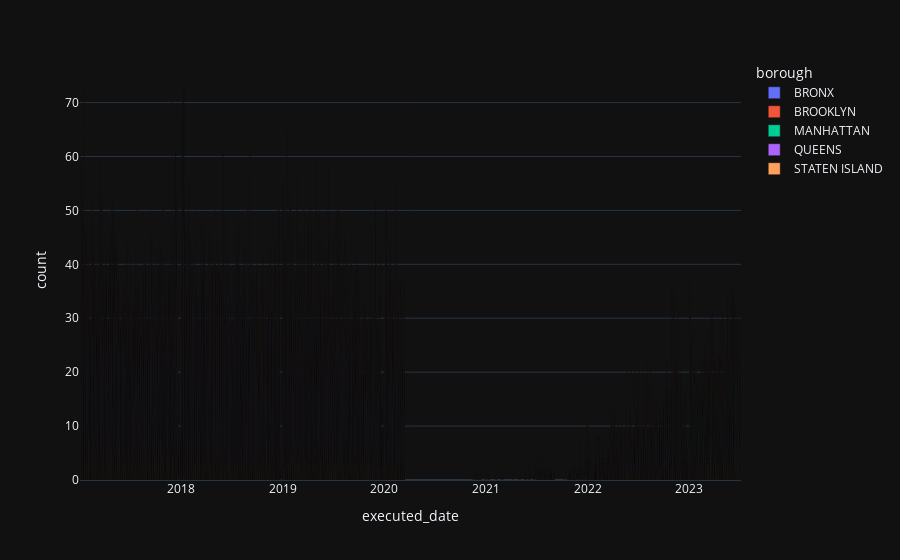

The notebook cell this image was saved under:
### Code cell
# Create bar plot using Plotly
fig = px.bar(counts_by_boro_fig, x='executed_date', y='count', color='borough', barmode='group')

# Display the plot
fig.show()

### Figure 1 — Plotly figure (JSON) as saved in the notebook; plotly's stock layout.template omitted (floating-point values rounded to 4 significant figures; data arrays with more than 128 entries replaced by an {"elided": "..."} marker saying what was removed)
{"data": [{"alignmentgroup": "True", "hovertemplate": "borough=BRONX<br>executed_date=%{x}<br>count=%{y}<extra></extra>", "legendgroup": "BRONX", "marker": {"color": "#636efa", "pattern": {"shape": ""}}, "name": "BRONX", "offsetgroup": "BRONX", "orientation": "v", "showlegend": true, "textposition": "auto", "type": "bar", "x": {"elided": "1264 str values"}, "xaxis": "x", "y": {"elided": "1264 int values"}, "yaxis": "y"}, {"alignmentgroup": "True", "hovertemplate": "borough=BROOKLYN<br>executed_date=%{x}<br>count=%{y}<extra></extra>", "legendgroup": "BROOKLYN", "marker": {"color": "#EF553B", "pattern": {"shape": ""}}, "name": "BROOKLYN", "offsetgroup": "BROOKLYN", "orientation": "v", "showlegend": true, "textposition": "auto", "type": "bar", "x": {"elided": "1264 str values"}, "xaxis": "x", "y": {"elided": "1264 int values"}, "yaxis": "y"}, {"alignmentgroup": "True", "hovertemplate": "borough=MANHATTAN<br>executed_date=%{x}<br>count=%{y}<extra></extra>", "legendgroup": "MANHATTAN", "marker": {"color": "#00cc96", "pattern": {"shape": ""}}, "name": "MANHATTAN", "offsetgroup": "MANHATTAN", "orientation": "v", "showlegend": true, "textposition": "auto", "type": "bar", "x": {"elided": "1264 str values"}, "xaxis": "x", "y": {"elided": "1264 int values"}, "yaxis": "y"}, {"alignmentgroup": "True", "hovertemplate": "borough=QUEENS<br>executed_date=%{x}<br>count=%{y}<extra></extra>", "legendgroup": "QUEENS", "marker": {"color": "#ab63fa", "pattern": {"shape": ""}}, "name": "QUEENS", "offsetgroup": "QUEENS", "orientation": "v", "showlegend": true, "textposition": "auto", "type": "bar", "x": {"elided": "1264 str values"}, "xaxis": "x", "y": {"elided": "1264 int values"}, "yaxis": "y"}, {"alignmentgroup": "True", "hovertemplate": "borough=STATEN ISLAND<br>executed_date=%{x}<br>count=%{y}<extra></extra>", "legendgroup": "STATEN ISLAND", "marker": {"color": "#FFA15A", "pattern": {"shape": ""}}, "name": "STATEN ISLAND", "offsetgroup": "STATEN ISLAND", "orientation": "v", "showlegend": true, "textposition": "auto", "type": "bar", "x": {"elided": "1264 str values"}, "xaxis": "x", "y": {"elided": "1264 int values"}, "yaxis": "y"}], "layout": {"barmode": "group", "legend": {"title": {"text": "borough"}, "tracegroupgap": 0}, "margin": {"t": 60}, "xaxis": {"anchor": "y", "domain": [0, 1], "title": {"text": "executed_date"}}, "yaxis": {"anchor": "x", "domain": [0, 1], "title": {"text": "count"}}}}
